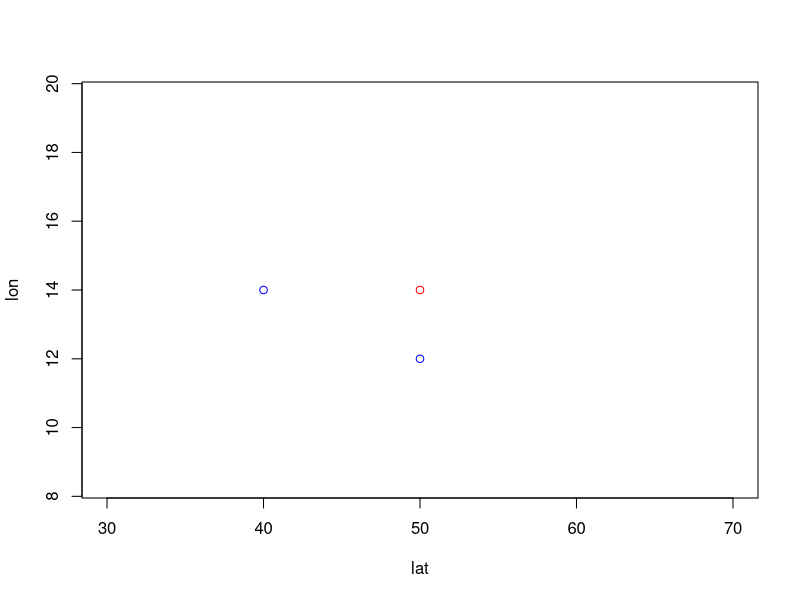
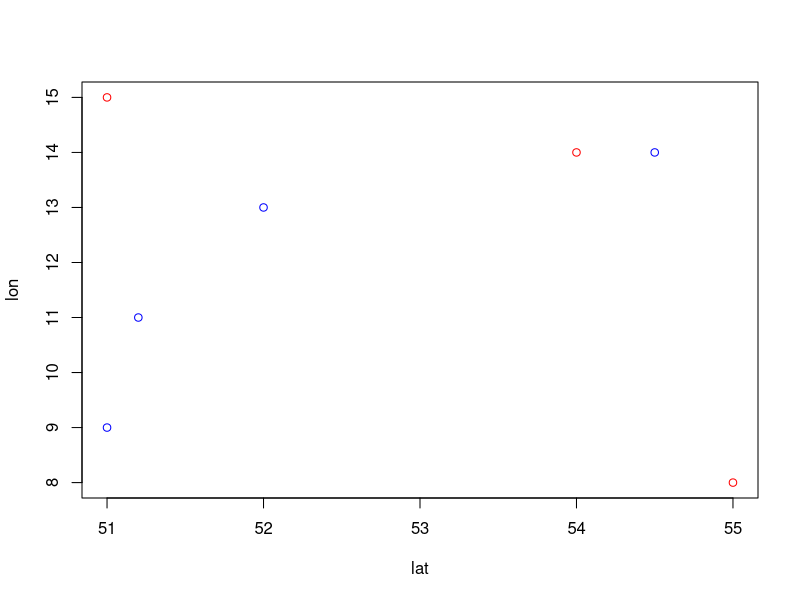

Reproduce these figures in R, in order.
#Dataframe 1
#https://www.rdocumentation.org/packages/geosphere/versions/1.5-14/topics/distm

library(geosphere)

# Example 1
xy <- rbind(c(0,0),c(90,90),c(10,10),c(-120,-45))

xy

distm(xy)



xy2 <- rbind(c(0,0),c(10,-10))
xy2

distm(xy, xy2)
distm(xy2, xy)

# Example 2

a<-structure(list(lat = c(50L),
                    lon = c(14L)),
               .Names = c("lat", "lon"),
               row.names = c(NA,  1L),
               class = "data.frame")
a


b<-structure(list(lat = c(40, 50),
                    lon = c(14, 12)),
               .Names = c("lat", "lon"),
               row.names = c(NA,  2L),
               class = "data.frame")
b

plot.new()
plot(a,col="red", type="p")
points(b,col = "blue")

distance.a.b <- distm(a[,c('lon','lat')], b[,c('lon','lat')], fun=distCosine)
distance.a.b


### example 3


df1<-structure(list(lat = c(54L, 55L, 51L),
                    lon = c(14L, 8L, 15L)),
               .Names = c("lat", "lon"),
               row.names = c(NA,  3L),
               class = "data.frame")

df2<-structure(list(lat = c(51, 52, 54.5, 51.2),
                    lon = c(9, 13, 14, 11)),
               .Names = c("lat", "lon"),
               row.names = c(NA,  4L),
               class = "data.frame")

df1
df2

plot.new()
plot(df1,col="red", type="p")
points(df2,col = "blue")


distance.df1.df2 <- distm(df1[,c('lon','lat')], df2[,c('lon','lat')], fun=distVincentyEllipsoid)

distance.df1.df2

row <- length(distance.df1.df2[,1])
row

column <- length(distance.df1.df2[1,])
column



x1<-matrix(double(1),nrow=row,ncol=1)
x2<-matrix(double(1),nrow=row,ncol=1)
x1
x2

a <- c(2,1,3,6)
a
which.min(a)
which.max(a)

distance.df1.df2
distance.df1.df2[1,]
distance.df1.df2[2,]
distance.df1.df2[3,]

which.min(distance.df1.df2[1,])
which.min(distance.df1.df2[2,])
which.min(distance.df1.df2[3,])



for (i in 1:row){
#  for (j in 1: column){
    x1[i] <- which.min(distance.df1.df2[i,])
    x2[i] <- distance.df1.df2[i,x1[i]]
#  }
}


x1
x2

x1.x2 <- cbind(x1,x2)

x1.x2

### adding more value


df3<-structure(list(lat = c(54L, 55L, 51L),
                    lon = c(14L, 8L, 15L),
                    house = c("house01", "house02", "house03")
                    ),
               .Names = c("lat", "lon","house"),
               row.names = c(NA,  3L),
               class = "data.frame")

df4<-structure(list(lat = c(51, 52, 54.5, 51.2),
                    lon = c(9, 13, 14, 11),
                            poi = c("poi01","poi02","poi03","poi04")),
               .Names = c("lat", "lon",'poi'),
               row.names = c(NA,  4L),
               class = "data.frame")

df3
df4

distance.df3.df4 <- distm(df3[,c('lon','lat')], df4[,c('lon','lat')], fun=distVincentyEllipsoid)

distance.df3.df4

row <- length(distance.df3.df4[,1])
column <- length(distance.df3.df4[1,])

x3<-matrix(double(1),nrow=row,ncol=1)
x4<-matrix(double(1),nrow=row,ncol=1)
for (i in 1:row){
  #  for (j in 1: column){
  x3[i] <- which.min(distance.df1.df2[i,])
  x4[i] <- distance.df1.df2[i,x1[i]]
  #  }
}

x3.x4 <- cbind(x3,x4)
x3.x4
df3

x5 <- df3
x5
x5$distance <- x3.x4[,2]
x5
x5$poi <-df4$poi[apply(distance.df3.df4, 1, which.min)]
x5
